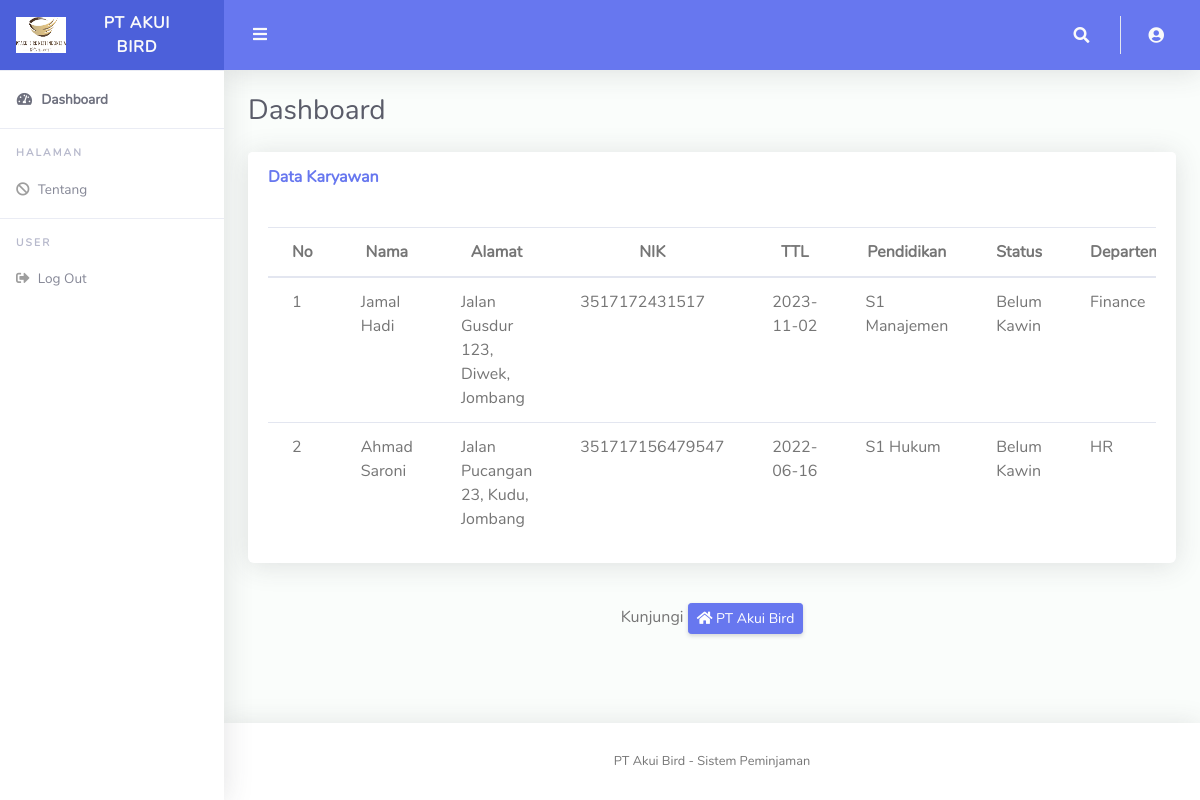
Screenshot of /index.php/admin/dashboard with the database file from the repository.
### tables this page shows
CREATE TABLE `karyawan` (
  `id` int(11) NOT NULL,
  `nama` char(50) NOT NULL,
  `alamat` char(100) NOT NULL,
  `nik` char(225) NOT NULL,
  `ttl` date NOT NULL,
  `pendidikan` char(50) NOT NULL,
  `status` char(50) NOT NULL,
  `departemen` char(50) NOT NULL,
  `level_grade` int(5) NOT NULL
);

### application/controllers/Admin.php (called while the page is built, shortened)
<?php
class Admin extends CI_Controller
{
    public function dashboard()
    {
        $data1['admin'] = $this->Madmin->getAdmin();
        $data2['data'] = $this->Madmin->getKaryawan();
        $data3['tittle'] = 'Sistem Peminjaman';
        $this->load->view('layout/header', $data3);
        $this->load->view('layout/sidebar');
        $this->load->view('layout/topbar', $data1);
        $this->load->view('pages/index', $data2);
        $this->load->view('layout/footer', $data3);
    }
}

### index.php (called while the page is built, shortened)
<?php
require_once BASEPATH.'core/CodeIgniter.php';

### application/models/Madmin.php (called while the page is built, shortened)
<?php
class Madmin extends CI_Model
{
    public function getKaryawan()
    {
        return $this->db->get('karyawan')->result_array();
    }
}

### application/views/pages/index.php (the view)
<div class="container-fluid" id="container-wrapper">
    <div class="d-sm-flex align-items-center justify-content-between mb-4">
        <h1 class="h3 mb-0 text-gray-800">Dashboard</h1>
    </div>
    <div class="row mb-3">
        <div class="col-xl-12 col-lg-7">
            <div class="card mb-4">
                <div class="card-header py-3 d-flex flex-row align-items-center justify-content-between">
                    <h6 class="m-0 font-weight-bold text-primary">Data Karyawan</h6>
                </div>
                <div class="card-body">
                    <div class="table-responsive mt-1">
                        <table class="table table-flush" id="tabel_peminjaman">
                            <thead>
                                <tr>
                                    <th class="text-center">No</th>
                                    <th class="text-center">Nama</th>
                                    <th class="text-center">Alamat</th>
                                    <th class="text-center">NIK</th>
                                    <th class="text-center">TTL</th>
                                    <th class="text-center">Pendidikan</th>
                                    <th class="text-center">Status</th>
                                    <th class="text-center">Departemen</th>
                                </tr>
                            </thead>
                            <tbody>
                                <?php $no = 1;
                                foreach ($data as $d) : ?>
                                    <tr>
                                        <td><?= $no++; ?></td>
                                        <td><?= $d['nama']; ?></td>
                                        <td><?= $d['alamat']; ?></td>
                                        <td><?= $d['nik']; ?></td>
                                        <td><?= $d['ttl']; ?></td>
                                        <td><?= $d['pendidikan']; ?></td>
                                        <td><?= $d['status']; ?></td>
                                        <td><?= $d['departemen']; ?></td>
                                    </tr>
                                <?php endforeach; ?>
                            </tbody>
                        </table>
                    </div>
                </div>
            </div>
        </div>
    </div>
    <div class="row">
        <div class="col-lg-12 text-center">
            <p>Kunjungi <a href="https://akuibirdnest.com/id/about-akui-bird-nest/" class="btn btn-primary btn-sm" target="_blank"><i class="fas fa-home"></i>&nbsp;PT Akui Bird</a></p>
        </div>
    </div>
</div>

### rows the page displays
karyawan: nama "Jamal Hadi", alamat "Jalan Gusdur 123, Diwek, Jombang", nik "3517172431517", ttl "2023-11-02", pendidikan "S1 Manajemen", status "Belum Kawin", departemen "Finance"
karyawan: nama "Ahmad Saroni", alamat "Jalan Pucangan 23, Kudu, Jombang", nik "351717156479547", ttl "2022-06-16", pendidikan "S1 Hukum", status "Belum Kawin", departemen "HR"

### other values shown
$tittle "Sistem Peminjaman"
